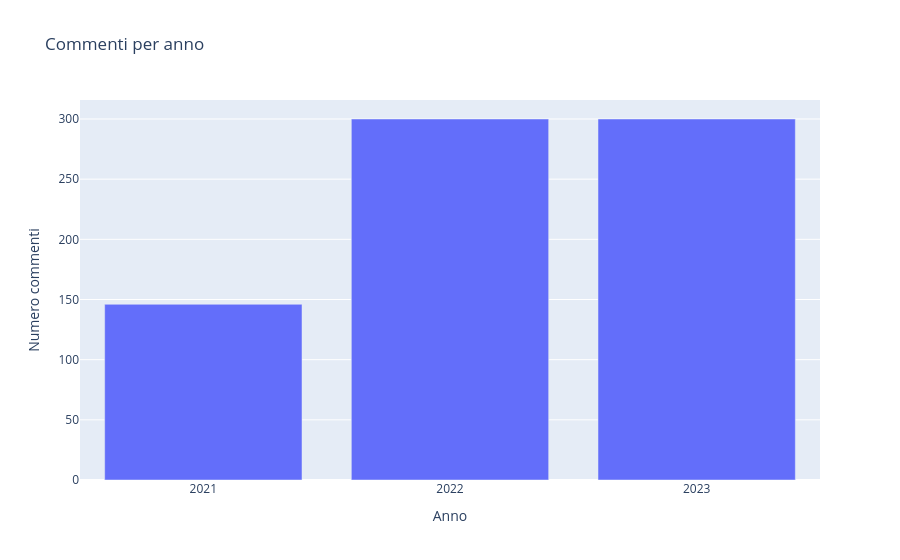
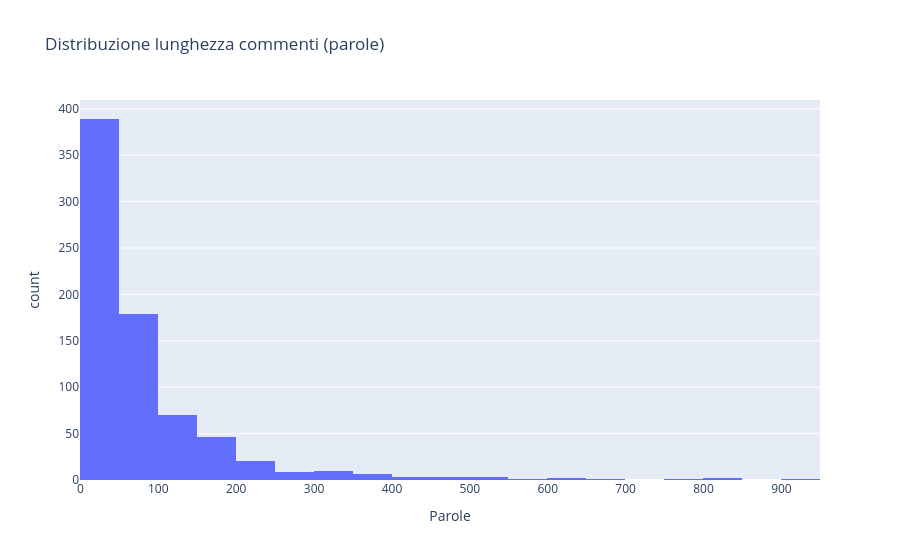

The notebook cell saved with these charts, in order:
### Markdown cell above
## Statistiche del corpus

### Code cell
import plotly.express as px

print("=" * 50)
print("STATISTICHE CORPUS")
print("=" * 50)
print(f"Commenti totali          : {len(df_corpus)}")
print(f"Post unici               : {df_corpus['post_id'].nunique()}")
print(f"Autori unici             : {df_corpus['comment_author'].nunique()}")
print(f"Token totali             : {len(df_tokens)}")
print(f"Aggettivi totali         : {len(df_adj)}")
print(f"Aggettivi unici (lemmi)  : {df_adj['lemma'].nunique()}")
lunghezze = df_corpus["comment_text"].str.split().str.len()
print(f"Lunghezza media commenti : {lunghezze.mean():.1f} parole")
print(f"Periodo temporale        : {df_corpus['comment_timestamp'].min()[:10]} → {df_corpus['comment_timestamp'].max()[:10]}")

# Distribuzione per anno
df_corpus["anno"] = df_corpus["comment_timestamp"].str[:4]
fig1 = px.bar(
    df_corpus["anno"].value_counts().sort_index().reset_index(),
    x="anno", y="count",
    title="Commenti per anno",
    labels={"anno": "Anno", "count": "Numero commenti"}
)
fig1.show()

# Distribuzione lunghezza commenti
fig2 = px.histogram(
    x=lunghezze, nbins=40,
    title="Distribuzione lunghezza commenti (parole)",
    labels={"x": "Parole", "y": "Commenti"}
)
fig2.show()

### Figure 1 — Plotly figure (JSON) as saved in the notebook; plotly's stock layout.template omitted (floating-point values rounded to 4 significant figures)
{"data": [{"hovertemplate": "Anno=%{x}<br>Numero commenti=%{y}<extra></extra>", "legendgroup": "", "marker": {"color": "#636efa", "pattern": {"shape": ""}}, "name": "", "orientation": "v", "showlegend": false, "textposition": "auto", "x": ["2021", "2022", "2023"], "xaxis": "x", "y": [146, 300, 300], "yaxis": "y", "type": "bar"}], "layout": {"xaxis": {"anchor": "y", "domain": [0.0, 1.0], "title": {"text": "Anno"}}, "yaxis": {"anchor": "x", "domain": [0.0, 1.0], "title": {"text": "Numero commenti"}}, "legend": {"tracegroupgap": 0}, "title": {"text": "Commenti per anno"}, "barmode": "relative"}}

### Figure 2 — Plotly figure (JSON) as saved in the notebook; plotly's stock layout.template omitted (floating-point values rounded to 4 significant figures; data arrays with more than 128 entries replaced by an {"elided": "..."} marker saying what was removed)
{"data": [{"bingroup": "x", "hovertemplate": "Parole=%{x}<br>count=%{y}<extra></extra>", "legendgroup": "", "marker": {"color": "#636efa", "pattern": {"shape": ""}}, "name": "", "nbinsx": 40, "orientation": "v", "showlegend": false, "x": {"elided": "746 int values"}, "xaxis": "x", "yaxis": "y", "type": "histogram"}], "layout": {"xaxis": {"anchor": "y", "domain": [0.0, 1.0], "title": {"text": "Parole"}}, "yaxis": {"anchor": "x", "domain": [0.0, 1.0], "title": {"text": "count"}}, "legend": {"tracegroupgap": 0}, "title": {"text": "Distribuzione lunghezza commenti (parole)"}, "barmode": "relative"}}
